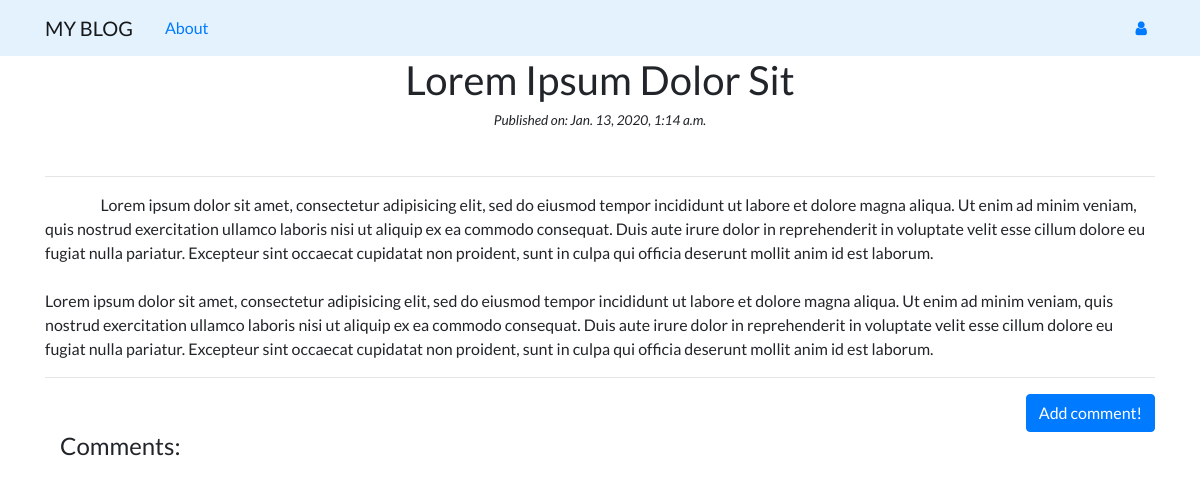
Screenshot of /post/8 with the database file from the repository.
### blog/models.py (models this page shows, shortened)
class Post(models.Model):
    author = models.ForeignKey('auth.User', on_delete=models.CASCADE)
    title = models.CharField(max_length=100)
    text = models.TextField()
    created_date = models.DateTimeField(default=timezone.now)
    published_date = models.DateTimeField(blank=True, null=True)

### blog/views.py (the view)
# urls.py: path('post/<int:pk>', views.PostDetailView.as_view(), name='post_detail'),
class PostDetailView(DetailView):
    model = Post

### blog/templates/blog/post_detail.html (shortened to what this page needs)
{% extends 'blog/base.html' %}
{% block content %}
    <h1 class='posttitle loader'>{{ post.title|title }}
        {% if post.published_date %}
          <h6 class='postdate loader'>Published on: {{ post.published_date }}</h6>
    <br>
        {% else %}
            <a class="btn btn-outline-info" href="{% url 'post_publish' pk=post.pk %}">Publish</a>
        {% endif %}
    </h1>
    <hr>
      <p class='postcontent' >{{ post.text|safe|linebreaksbr }}</p>
    <hr>
    <div align="right">
      <a class="btn btn-primary" href="{% url 'add_comment_to_post' pk=post.pk %}">
        Add comment!</a>
    </div>
    <div class="container">
      <h4>Comments:</h4>
      {% for comment in post.comments.all %}
      <br>
      {% empty %}
      <p style="color: #DCDCDC;">No comments posted.</p>
      {% endfor %}
    </div>
{% endblock %}

### blog/static/css/blog.css (style rules this page uses)
.loader { font-family: 'Lato', sans-serif; }
.posttitle { text-align: center; }
.postdate { font-size: .85em; text-align: center; font-style: italic; }
.postcontent { text-indent: 5%; }

### rows the page displays
Post: title "Lorem Ipsum Dolor Sit", published_date "Jan. 13, 2020, 1:14 a.m.", text "Lorem ipsum dolor sit amet, consectetur adipisicing elit, sed do eiusmod tempor incididunt ut labore et dolore magna aliqua. Ut enim ad minim veniam, quis nostrud exercitation ullamco laboris nisi ut aliquip ex ea commodo consequat. Duis aute irure dolor in reprehenderit in voluptate velit esse cillum dolore eu fugiat nulla pariatur. Excepteur sint occaecat cupidatat non proident, sunt in culpa qui officia deserunt mollit anim id est laborum. Lorem ipsum dolor sit amet, consectetur adipisicing elit, sed do eiusmod tempor incididunt ut labore et dolore magna aliqua. Ut enim ad minim veniam, quis nostrud exercitation ullamco laboris nisi ut aliquip ex ea commodo consequat. Duis aute irure…"
